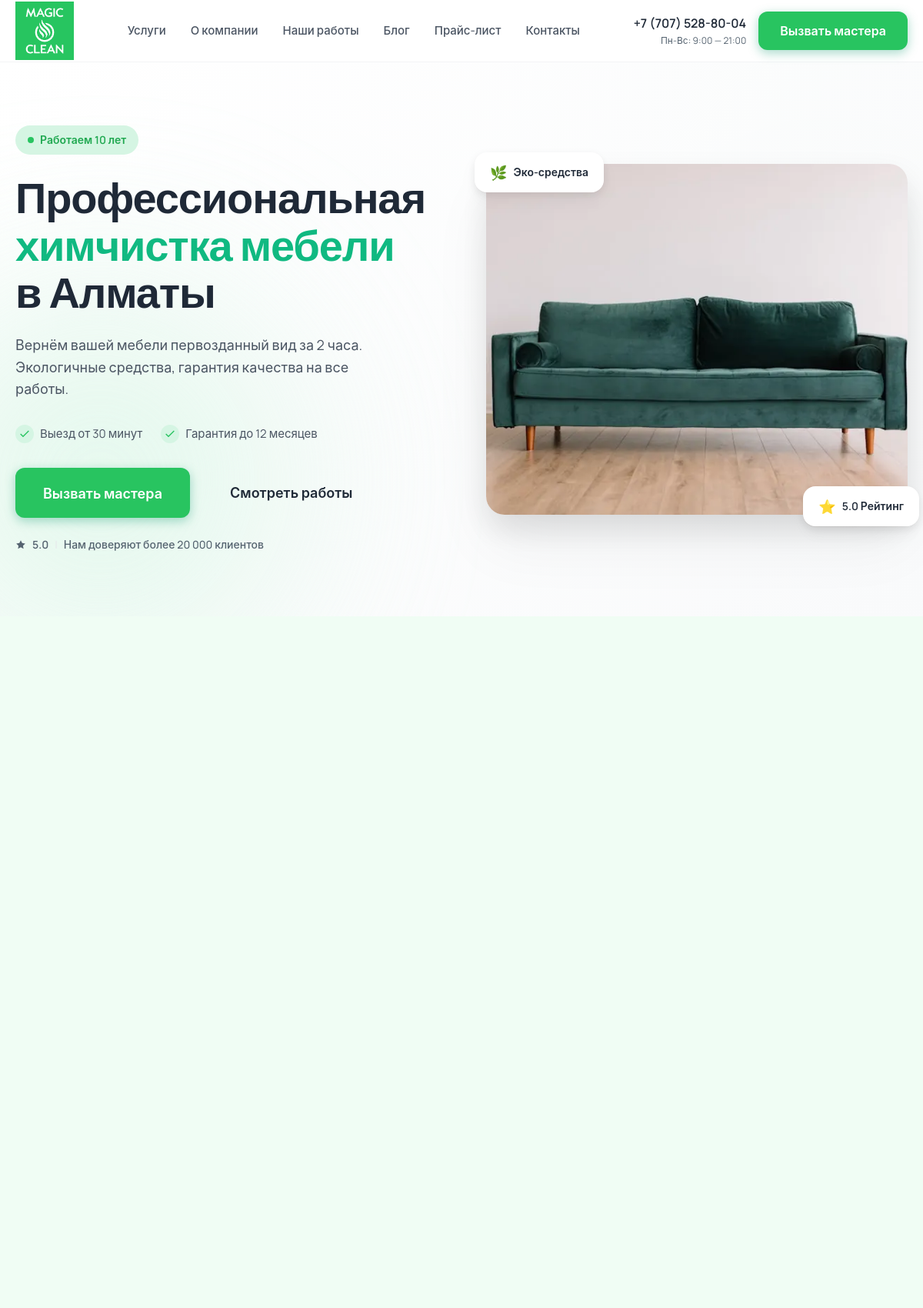
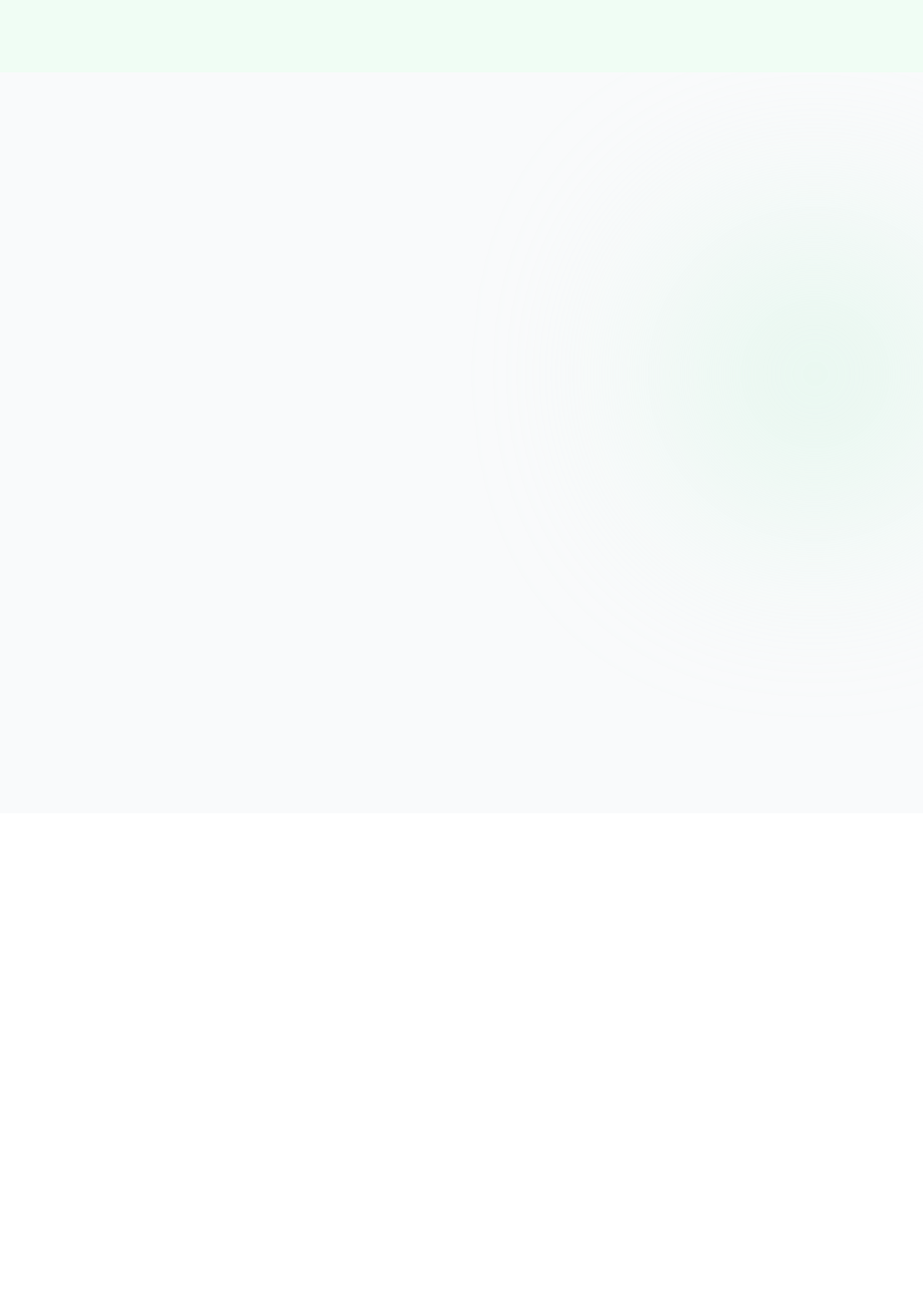
The page / (upper part) on the database its author committed (2 pictures, top to bottom).
### core/models.py (models this page shows, shortened)
class SiteSettings(models.Model):
    logo = models.ImageField(
        "Логотип",
        upload_to="branding/",
        blank=True,
        help_text="Основной логотип (для хедера)"
    )
    logo_footer = models.ImageField(
        "Логотип для футера",
        upload_to="branding/",
        blank=True,
        help_text="Белый/светлый логотип для тёмного футера"
    )
    favicon = models.ImageField(
        "Favicon",
        upload_to="branding/",
        blank=True,
        help_text="Иконка сайта (PNG, 32x32)"
    )
    hero_image = models.ImageField(
        "Фото Hero (справа)",
        upload_to="branding/",
        blank=True,
        help_text="Главное фото справа на первом экране (рекомендуется 600x500)"
    )
    hero_title = models.TextField(
        "Заголовок Hero (H1)",
        blank=True,
        help_text="HTML-разрешён. Например: Профессиональная<br><span>химчистка мебели</span><br>в Алматы"
    )
    hero_subtitle = models.TextField(
        "Подзаголовок Hero",
        blank=True,
        help_text="Текст под заголовком. Например: Вернём вашей мебели первозданный вид за 2 часа."
    )
    company_name = models.CharField(
        "Название компании",
        max_length=100,
        default="M-Clean"
    )
    tagline = models.CharField(
        "Слоган",
        max_length=255,
        blank=True,
        help_text="Например: Профессиональная химчистка мебели в Алматы"
    )
    about_short = models.TextField(
        "Краткое описание",
        blank=True,
        help_text="2-3 предложения для блока 'О нас' на главной"
    )
    phone = models.CharField("Телефон", max_length=30)
    phone_secondary = models.CharField(
        "Доп. телефон",
        max_length=30,
        blank=True
    )
    email = models.EmailField("Email", blank=True)
    address = models.CharField(
        "Адрес",
        max_length=255,
        blank=True,
        help_text="Город, улица"
    )
    working_hours = models.CharField(
        "Часы работы",
        max_length=100,
        blank=True,
        default="Пн-Вс: 9:00 — 21:00"
    )
    min_order = models.DecimalField(
        "Минимальный заказ (₸)",
        max_digits=10,
        decimal_places=0,
        default=7000,
        help_text="Минимальная сумма заказа для выезда мастера"
    )
    whatsapp_phone = models.CharField("Номер WhatsApp", max_length=20, blank=True, help_text="Только цифры, например 77075288004")
    telegram = models.URLField("Telegram", blank=True)
    instagram = models.URLField("Instagram", blank=True)
    vk = models.URLField("VK", blank=True)
    rating_yandex = models.DecimalField("Рейтинг Яндекс", max_digits=2, decimal_places=1, default=5.0)
    rating_google = models.DecimalField("Рейтинг Google", max_digits=2, decimal_places=1, default=5.0)
    rating_2gis = models.DecimalField("Рейтинг 2ГИС", max_digits=2, decimal_places=1, default=5.0)
    url_reviews_yandex = models.URLField("Ссылка на отзывы Яндекс", blank=True)
    url_reviews_google = models.URLField("Ссылка на отзывы Google", blank=True)
    url_reviews_2gis = models.URLField("Ссылка на отзывы 2ГИС", blank=True)
    telegram_bot_token = models.CharField("Telegram Bot Token", max_length=100, blank=True)
    telegram_chat_id = models.CharField("Telegram Chat ID", max_length=50, blank=True)
    seo_title = models.CharField(
        "SEO Title Главной",
        max_length=255,
        blank=True,
        help_text="Например: Химчистка мебели в Алматы | M-Clean"
    )
    seo_description = models.TextField(
        "SEO Description",
        blank=True,
        help_text="Описание для поисковой выдачи (до 160 символов)"
    )
    watermark = models.ImageField(
        "Водяной знак",
        upload_to="settings/",
        blank=True,
        null=True,
        help_text="PNG с прозрачностью для наложения на фото портфолио"
    )
    video = EmbedVideoField(
        verbose_name="Видео (YouTube)",
        blank=True,
        null=True,
        help_text="Вставьте полную ссылку на YouTube видео"
    )
    class Meta:
        verbose_name = "Настройки сайта"
        verbose_name_plural = "Настройки сайта"

### core/views.py (the view)
# urls.py: path('', views.index, name='index'),
def index(request):
    settings = SiteSettings.objects.first()
    context = {
        'settings': settings,
        'faqs': Faq.objects.filter(is_active=True),
        'partners': Partner.objects.filter(is_active=True),
        'works': WorkCase.objects.filter(is_active=True),
        'reviews': Review.objects.filter(is_active=True, is_approved=True),
        'services': Service.objects.filter(is_active=True),
        'equipment': Equipment.objects.filter(is_active=True)[:4],
        'chemicals': Chemical.objects.filter(is_active=True)[:4],
        'team': TeamMember.objects.filter(is_active=True)[:6],
        'blog_posts': Post.objects.filter(is_published=True)[:3],
    }
    return render(request, 'index.html', context)

### core/context_processors.py (called while the page is built)
def site_context(request):
    facts = CompanyFact.objects.filter(is_active=True)
    clients_count = None
    experience_count = None
    for fact in facts:
        if fact.icon == 'users':
            clients_count = f"{fact.value:,}{fact.suffix}".replace(',', ' ')
        elif fact.icon == 'calendar':
            experience_count = f"{fact.value}{fact.suffix}"
    return {
        'settings': SiteSettings.objects.first(),
        'service_categories': Category.objects.filter(is_active=True),
        'nav_partners': Partner.objects.filter(is_active=True)[:5],
        'company_facts': facts,
        'clients_count': clients_count or '10 000+',
        'experience_count': experience_count or '8+',
    }

### templates/index.html (shortened to what this page needs)
{% extends 'base.html' %}
{% load static %}
{% load embed_video_tags %}
{% block body_class %}home{% endblock %}
{% block content %}
<section class="hero">
    <div class="hero__bg"></div>
    <div class="container">
        <div class="hero__grid">
            <div class="hero__content">
                <div class="hero__badge hero-animate" data-delay="0">
                    <span class="hero__badge-dot"></span>
                    <span>Работаем {{ experience_count }} лет</span>
                </div>
                <h1 class="hero__title hero-animate" data-delay="100">
                    {% if settings.hero_title %}
                    {{ settings.hero_title|safe }}
                    {% else %}
                    Профессиональная<br>
                    <span class="hero__title-accent">химчистка мебели</span><br>
                    в Алматы
                    {% endif %}
                </h1>
                <p class="hero__description hero-animate" data-delay="300">
                    {% if settings.hero_subtitle %}
                    {{ settings.hero_subtitle }}
                    {% else %}
                    Вернём вашей мебели первозданный вид за 2 часа.
                    Экологичные средства, гарантия качества на все работы.
                    {% endif %}
                </p>
                <div class="hero__features hero-animate" data-delay="400">
                    <div class="hero__feature">
                        <span class="hero__feature-icon">
                            <svg width="16" height="16" viewBox="0 0 24 24" fill="none" stroke="currentColor" stroke-width="2"><path d="M20 6L9 17l-5-5"/></svg>
                        </span>
                        <span>Выезд от 30 минут</span>
                    </div>
                    <div class="hero__feature">
                        <span class="hero__feature-icon">
                            <svg width="16" height="16" viewBox="0 0 24 24" fill="none" stroke="currentColor" stroke-width="2"><path d="M20 6L9 17l-5-5"/></svg>
                        </span>
                        <span>Гарантия до 12 месяцев</span>
                    </div>
                </div>
                <div class="hero__actions hero-animate" data-delay="500">
                    <button class="btn btn--primary btn--large" data-modal="modal-lead">Вызвать мастера</button>
                    <a href="{% url 'core:portfolio' %}" class="btn btn--ghost btn--large">Смотреть работы</a>
                </div>
                <div class="hero__social-proof hero-animate" data-delay="600">
                    <span class="hero__rating">
                        <svg width="14" height="14" viewBox="0 0 24 24" fill="currentColor"><path d="M12 2l3.09 6.26L22 9.27l-5 4.87 1.18 6.88L12 17.77l-6.18 3.25L7 14.14 2 9.27l6.91-1.01L12 2z"/></svg>
                        5.0
                    </span>
                    <span class="hero__divider">|</span>
                    <span class="hero__clients">Нам доверяют более {{ clients_count }} клиентов</span>
                </div>
            </div>
            <div class="hero__visual hero-animate" data-delay="300">
                <div class="hero__image-wrapper">
                    <img src="{% if settings.hero_image %}{{ settings.hero_image.url }}{% else %} {% static 'images/main.webp' %} {% endif %}"
                         alt="Чистый диван"
                         class="hero__image"
                         width="600"
                         height="500"
                         loading="eager"
                         fetchpriority="high"
                         sizes="(max-width: 768px) 100vw, (max-width: 1200px) 50vw, 600px">
                    <div class="hero__badge-float hero__badge-float--eco">
                        <span>🌿</span> Эко-средства
                    </div>
                    <div class="hero__badge-float hero__badge-float--rating">
                        <span>⭐</span> 5.0 Рейтинг
                    </div>
                </div>
            </div>
        </div>
    </div>
</section>
<section class="section section--green" id="services">
    <div class="container">
        <div class="services-grid">
        </div>
    </div>
</section>
<section class="section about" id="about">
    <div class="container">
        <div class="about-grid">
        </div>
    </div>
</section>
{% if team %}
<section class="section" id="team">
    <div class="container">
        <div class="team-grid">
        </div>
    </div>
</section>
{% endif %}
{% if settings.video %}
{% load embed_video_tags %}
{% endif %}
{% endblock %}

### templates/base.html (shortened to what this page needs)
{% load static %}
<!DOCTYPE html>
<html lang="ru">
<head>
    <link rel="stylesheet" href="https://cdn.jsdelivr.net/npm/swiper@11/swiper-bundle.min.css"/>
    <link rel="preload" href="{% static 'css/style.css' %}" as="style" onload="this.rel='stylesheet'">
</head>
<body class="{% block body_class %}{% endblock %}" data-whatsapp-phone="{{ settings.whatsapp_phone|default:'77075288004' }}">
    <header class="header">
        <div class="container">
            <div class="header__inner">
                <a href="/" class="header__logo">
                    {% if settings.logo %}
                    <img src="{{ settings.logo.url }}" alt="M-Clean" class="header__logo-img" style="height: var(--header-height);">
                    {% else %}
                    M<span class="header__logo-accent">-Clean</span>
                    {% endif %}
                </a>
                <nav class="header__nav">
                    <div class="mega-menu-wrapper">
                        <div class="mobile-nav-group">
                            <a href="{% url 'services:services' %}" class="header__nav-link">Услуги</a>
                        </div>
                    </div>
                    <div class="mega-menu-wrapper">
                        <div class="mobile-nav-group">
                            <a href="{% url 'core:about' %}" class="header__nav-link">О компании</a>
                        </div>
                    </div>
                    <a href="{% url 'core:portfolio' %}" class="header__nav-link">Наши работы</a>
                    <a href="{% url 'blog:blog_list' %}" class="header__nav-link">Блог</a>
                    <a href="{% url 'core:prices' %}" class="header__nav-link">Прайс-лист</a>
                    <a href="{% url 'core:contacts' %}" class="header__nav-link">Контакты</a>
                </nav>
                <div class="header__actions">
                    {% if settings.phone %}
                    <div class="header__phone">
                        <a href="tel:{{ settings.phone }}" class="header__phone-number">{{ settings.phone }}</a>
                        <span class="header__phone-label">{{ settings.working_hours|default:'Пн-Вс: 9:00 — 21:00' }}</span>
                    </div>
                    {% endif %}
                    <button class="btn btn--primary" data-modal="modal-lead">Вызвать мастера</button>
                </div>
            </div>
        </div>
    </header>
    <main>
        {% block content %}{% endblock %}
    </main>
</body>
</html>

### rows shown on the page
SiteSettings: logo (picture), phone "+7 (707) 528-80-04", working_hours "Пн-Вс: 9:00 — 21:00"

### other values the page prints
{{ experience_count }} "10"
{{ clients_count }} "20 000"
